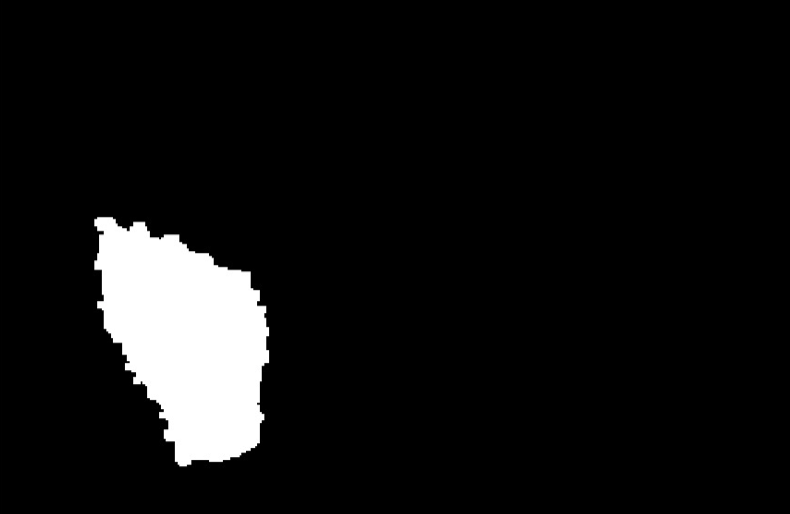
%> input picture fingers/o0.png, 790 x 514 px
$ octave test3.m   (GNU Octave 9; MATLAB toolbox functions it lacks are replaced by stand-ins)
%> lines starting %> are read from the running program, lines starting %| are printed output that depends on the picture
### fingers/count_fingers.m
 function counts = count_fingers(img)
% [5 lines of commented-out code are left out]
try

if (isZero(img))
    counts = 0;
    return;
end

stats=regionprops(img,'Centroid');

bw = edge(img);

center_of_mass = stats(1).Centroid;
x_cent = round(center_of_mass(1));
y_cent = round(center_of_mass(2));

% remove all below center
bw2 = bw;
bw2(y_cent:end,:) = 0;


%find radius
[py,px] = find(bw2==1);
points = vecnorm([px,py]-center_of_mass,2,2);
r = ceil(max(points)/2)*1.2;

I = zeros(size(bw2));
A = rgb2gray(insertShape(I,'circle',[x_cent,y_cent,r],'LineWidth',1));

intersect = A.*bw2;
% counts = ceil((sum(intersect,'all'))/2);
[g,counts] = bwlabel(intersect);
counts = ceil(counts/2);

catch
    counts = 0;
end

% [10 lines of commented-out code are left out]

end

function out = isZero(img)
var_th = 2.8e3;

[py,px] = find(img==1);
stats=regionprops(img,'Centroid');
center_of_mass = stats(1).Centroid;
variance = mean(([px,py]-center_of_mass).^2,'all');
if(variance>var_th)
    out = 0;
    return
end


k = boundary(px,py);


x = px(k);
y = py(k);

polygon = [x,y];%,circshift(x,1),circshift(y,1)];
filled_img = zeros(size(img));
filled_img = imbinarize(rgb2gray(insertShape(filled_img,'FilledPolygon',polygon)));

fill_ratio = sum(filled_img,'all')/sum(img,'all');
if(fill_ratio>1.1)
    out = 0;
    return
end
% [10 lines of commented-out code are left out]
    out =1;


end

### fingers/test3.m
% test 3
clc
close all
clear all

o0 = imread("o0.png");
%> o0 is the input picture: size 514x790x3 uint8; mean R, G, B 17.9, 17.9, 17.9
o1 = imread("o1.png");
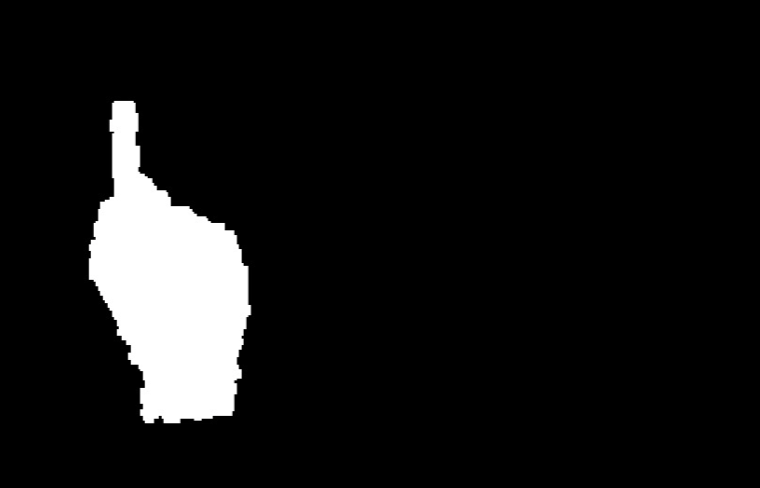
%> input picture fingers/o1.png, 760 x 488 px
%> o1 is the input picture: size 488x760x3 uint8; mean R, G, B 20.6, 20.6, 20.6
o2 = imread("o2.png");
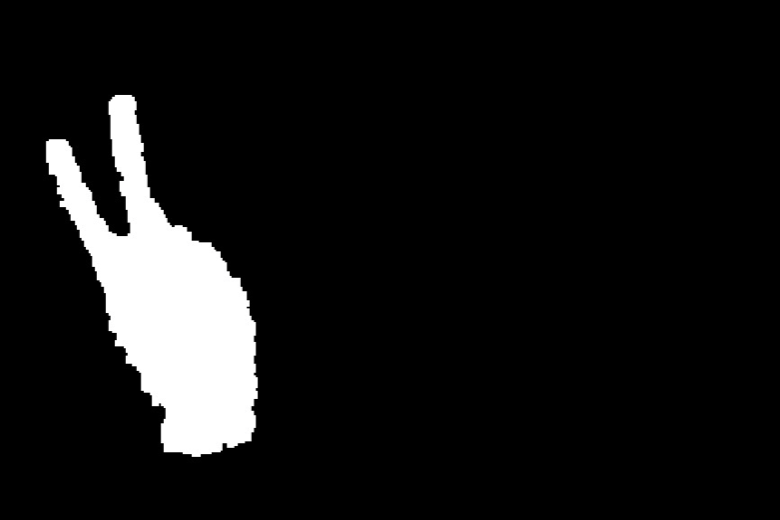
%> input picture fingers/o2.png, 780 x 520 px
%> o2 is the input picture: size 520x780x3 uint8; mean R, G, B 21, 21, 21
o3 = imread("o3.png");
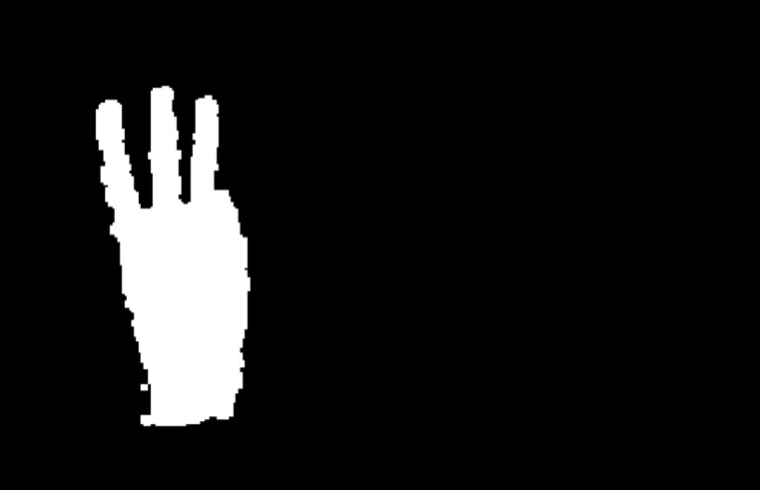
%> input picture fingers/o3.png, 760 x 490 px
%> o3 is the input picture: size 490x760x3 uint8; mean R, G, B 22.8, 22.8, 22.8
o4 = imread("o4.png");
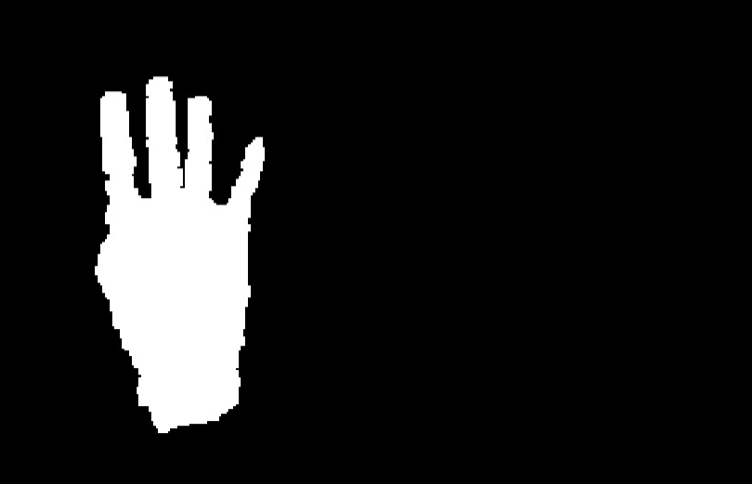
%> input picture fingers/o4.png, 752 x 484 px
%> o4 is the input picture: size 484x752x3 uint8; mean R, G, B 27.2, 27.2, 27.2
o5 = imread("o5.png");
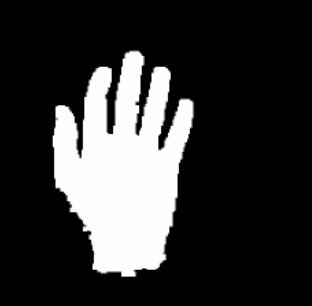
%> input picture fingers/o5.png, 312 x 306 px
%> o5 is the input picture: size 306x312x3 uint8; min 0, max 255, mean 52.3

tic
c0 = count_fingers(o0)
%> in isZero, `[py,px] = find(img==1);`: py = 3680 values from 1 to 514; px = 3680 values from 2 to 1850
%> in isZero, `stats=regionprops(img,'Centroid');`: stats = 255 regions; first 5, Centroid: [103.4 294.6 2], [181.6 336.9 2], [186.3 359.3 2], [182.9 378.5 2], [174.7 372.9 2]
%> in isZero, `center_of_mass = stats(1).Centroid;`: center_of_mass = [103.4 294.6 2]
%> c0 = 0
toc

tic
c1 = count_fingers(o1)
%> in isZero (call 2), `stats=regionprops(img,'Centroid');`: stats = 255 regions; first 5, Centroid: [165.8 270.8 2], [157 266.4 2], [148.5 261.3 2], [163.7 269.1 2], [169.5 329 2]
%> c1 = 0
toc

tic
c2 = count_fingers(o2)
%> in isZero (call 3), `stats=regionprops(img,'Centroid');`: stats = 255 regions; first 5, Centroid: [153 282.2 2], [131.8 265.2 2], [122.4 257.1 2], [125 250.6 2], [136.8 269.9 2]
%> c2 = 0
toc

tic
c3 = count_fingers(o3)
%> in isZero (call 4), `stats=regionprops(img,'Centroid');`: stats = 255 regions; first 5, Centroid: [168.8 231.2 2], [160.7 239 2], [158.6 240.3 2], [161 252.9 2], [173.1 230.6 2]
%> c3 = 0
toc

tic
c4 = count_fingers(o4)
%> in isZero (call 5), `stats=regionprops(img,'Centroid');`: stats = 255 regions; first 5, Centroid: [172.1 218.9 2], [172.2 237.6 2], [172.5 275.7 2], [186.3 299.4 2], [161.7 245.1 2]
%> c4 = 0
toc

tic
c5 = count_fingers(o5)
%> in isZero (call 6), `stats=regionprops(img,'Centroid');`: stats = 255 regions; first 5, Centroid: [135.8 141.7 2], [122.7 148.6 2], [125.1 135.3 2], [123.9 141 2], [124.6 134.1 2]
%> c5 = 0
toc


% [48 lines left out: function count_fingers2, not called in this run]
